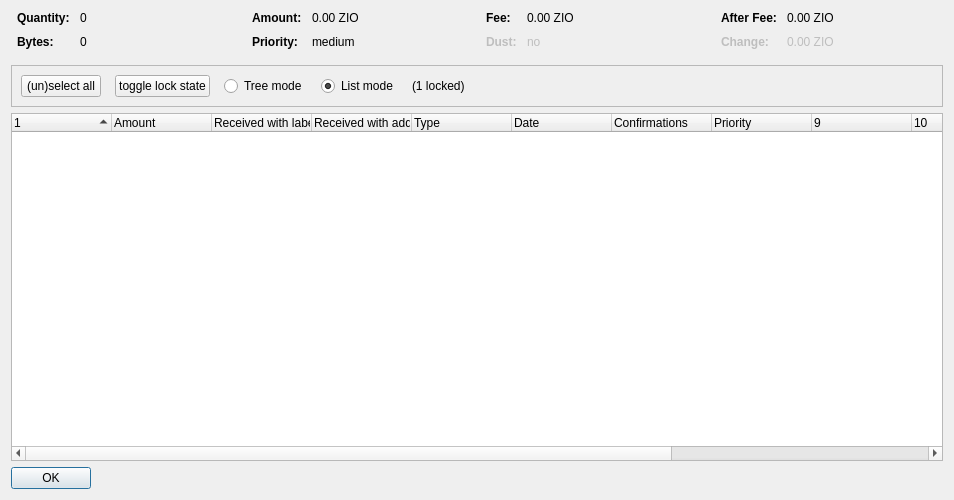
<?xml version="1.0" encoding="UTF-8"?>
<ui version="4.0">
 <class>CoinControlDialog</class>
 <widget class="QDialog" name="CoinControlDialog">
  <property name="geometry">
   <rect>
    <x>0</x>
    <y>0</y>
    <width>954</width>
    <height>500</height>
   </rect>
  </property>
  <property name="windowTitle">
   <string>Coin Selection</string>
  </property>
  <layout class="QVBoxLayout" name="verticalLayout">
   <item>
    <layout class="QHBoxLayout" name="horizontalLayoutTop" stretch="0,0,0,0">
     <property name="topMargin">
      <number>0</number>
     </property>
     <property name="bottomMargin">
      <number>10</number>
     </property>
     <item>
      <layout class="QFormLayout" name="formLayoutCoinControl1">
       <property name="horizontalSpacing">
        <number>10</number>
       </property>
       <property name="verticalSpacing">
        <number>10</number>
       </property>
       <property name="leftMargin">
        <number>6</number>
       </property>
       <property name="rightMargin">
        <number>6</number>
       </property>
       <item row="0" column="0">
        <widget class="QLabel" name="labelCoinControlQuantityText">
         <property name="font">
          <font>
           <weight>75</weight>
           <bold>true</bold>
          </font>
         </property>
         <property name="text">
          <string>Quantity:</string>
         </property>
        </widget>
       </item>
       <item row="0" column="1">
        <widget class="QLabel" name="labelCoinControlQuantity">
         <property name="cursor">
          <cursorShape>IBeamCursor</cursorShape>
         </property>
         <property name="contextMenuPolicy">
          <enum>Qt::ActionsContextMenu</enum>
         </property>
         <property name="text">
          <string notr="true">0</string>
         </property>
         <property name="textInteractionFlags">
          <set>Qt::LinksAccessibleByMouse|Qt::TextSelectableByKeyboard|Qt::TextSelectableByMouse</set>
         </property>
        </widget>
       </item>
       <item row="1" column="0">
        <widget class="QLabel" name="labelCoinControlBytesText">
         <property name="font">
          <font>
           <weight>75</weight>
           <bold>true</bold>
          </font>
         </property>
         <property name="text">
          <string>Bytes:</string>
         </property>
        </widget>
       </item>
       <item row="1" column="1">
        <widget class="QLabel" name="labelCoinControlBytes">
         <property name="cursor">
          <cursorShape>IBeamCursor</cursorShape>
         </property>
         <property name="contextMenuPolicy">
          <enum>Qt::ActionsContextMenu</enum>
         </property>
         <property name="text">
          <string notr="true">0</string>
         </property>
         <property name="textInteractionFlags">
          <set>Qt::LinksAccessibleByMouse|Qt::TextSelectableByKeyboard|Qt::TextSelectableByMouse</set>
         </property>
        </widget>
       </item>
      </layout>
     </item>
     <item>
      <layout class="QFormLayout" name="formLayoutCoinControl2">
       <property name="horizontalSpacing">
        <number>10</number>
       </property>
       <property name="verticalSpacing">
        <number>10</number>
       </property>
       <property name="leftMargin">
        <number>6</number>
       </property>
       <property name="rightMargin">
        <number>6</number>
       </property>
       <item row="0" column="0">
        <widget class="QLabel" name="labelCoinControlAmountText">
         <property name="font">
          <font>
           <weight>75</weight>
           <bold>true</bold>
          </font>
         </property>
         <property name="text">
          <string>Amount:</string>
         </property>
        </widget>
       </item>
       <item row="0" column="1">
        <widget class="QLabel" name="labelCoinControlAmount">
         <property name="cursor">
          <cursorShape>IBeamCursor</cursorShape>
         </property>
         <property name="contextMenuPolicy">
          <enum>Qt::ActionsContextMenu</enum>
         </property>
         <property name="text">
          <string notr="true">0.00 ZIO</string>
         </property>
         <property name="textInteractionFlags">
          <set>Qt::LinksAccessibleByMouse|Qt::TextSelectableByKeyboard|Qt::TextSelectableByMouse</set>
         </property>
        </widget>
       </item>
       <item row="1" column="0">
        <widget class="QLabel" name="labelCoinControlPriorityText">
         <property name="font">
          <font>
           <weight>75</weight>
           <bold>true</bold>
          </font>
         </property>
         <property name="text">
          <string>Priority:</string>
         </property>
        </widget>
       </item>
       <item row="1" column="1">
        <widget class="QLabel" name="labelCoinControlPriority">
         <property name="cursor">
          <cursorShape>IBeamCursor</cursorShape>
         </property>
         <property name="contextMenuPolicy">
          <enum>Qt::ActionsContextMenu</enum>
         </property>
         <property name="text">
          <string>medium</string>
         </property>
         <property name="textInteractionFlags">
          <set>Qt::LinksAccessibleByMouse|Qt::TextSelectableByKeyboard|Qt::TextSelectableByMouse</set>
         </property>
        </widget>
       </item>
      </layout>
     </item>
     <item>
      <layout class="QFormLayout" name="formLayoutCoinControl3">
       <property name="horizontalSpacing">
        <number>10</number>
       </property>
       <property name="verticalSpacing">
        <number>10</number>
       </property>
       <property name="leftMargin">
        <number>6</number>
       </property>
       <property name="rightMargin">
        <number>6</number>
       </property>
       <item row="0" column="0">
        <widget class="QLabel" name="labelCoinControlFeeText">
         <property name="font">
          <font>
           <weight>75</weight>
           <bold>true</bold>
          </font>
         </property>
         <property name="text">
          <string>Fee:</string>
         </property>
        </widget>
       </item>
       <item row="0" column="1">
        <widget class="QLabel" name="labelCoinControlFee">
         <property name="cursor">
          <cursorShape>IBeamCursor</cursorShape>
         </property>
         <property name="contextMenuPolicy">
          <enum>Qt::ActionsContextMenu</enum>
         </property>
         <property name="text">
          <string notr="true">0.00 ZIO</string>
         </property>
         <property name="textInteractionFlags">
          <set>Qt::LinksAccessibleByMouse|Qt::TextSelectableByKeyboard|Qt::TextSelectableByMouse</set>
         </property>
        </widget>
       </item>
       <item row="1" column="0">
        <widget class="QLabel" name="labelCoinControlLowOutputText">
         <property name="enabled">
          <bool>false</bool>
         </property>
         <property name="font">
          <font>
           <weight>75</weight>
           <bold>true</bold>
          </font>
         </property>
         <property name="text">
          <string>Dust:</string>
         </property>
        </widget>
       </item>
       <item row="1" column="1">
        <widget class="QLabel" name="labelCoinControlLowOutput">
         <property name="enabled">
          <bool>false</bool>
         </property>
         <property name="cursor">
          <cursorShape>IBeamCursor</cursorShape>
         </property>
         <property name="contextMenuPolicy">
          <enum>Qt::ActionsContextMenu</enum>
         </property>
         <property name="text">
          <string>no</string>
         </property>
         <property name="textInteractionFlags">
          <set>Qt::LinksAccessibleByMouse|Qt::TextSelectableByKeyboard|Qt::TextSelectableByMouse</set>
         </property>
        </widget>
       </item>
      </layout>
     </item>
     <item>
      <layout class="QFormLayout" name="formLayoutCoinControl4">
       <property name="horizontalSpacing">
        <number>10</number>
       </property>
       <property name="verticalSpacing">
        <number>10</number>
       </property>
       <property name="leftMargin">
        <number>6</number>
       </property>
       <property name="rightMargin">
        <number>6</number>
       </property>
       <item row="0" column="0">
        <widget class="QLabel" name="labelCoinControlAfterFeeText">
         <property name="font">
          <font>
           <weight>75</weight>
           <bold>true</bold>
          </font>
         </property>
         <property name="text">
          <string>After Fee:</string>
         </property>
        </widget>
       </item>
       <item row="0" column="1">
        <widget class="QLabel" name="labelCoinControlAfterFee">
         <property name="cursor">
          <cursorShape>IBeamCursor</cursorShape>
         </property>
         <property name="contextMenuPolicy">
          <enum>Qt::ActionsContextMenu</enum>
         </property>
         <property name="text">
          <string notr="true">0.00 ZIO</string>
         </property>
         <property name="textInteractionFlags">
          <set>Qt::LinksAccessibleByMouse|Qt::TextSelectableByKeyboard|Qt::TextSelectableByMouse</set>
         </property>
        </widget>
       </item>
       <item row="1" column="0">
        <widget class="QLabel" name="labelCoinControlChangeText">
         <property name="enabled">
          <bool>false</bool>
         </property>
         <property name="font">
          <font>
           <weight>75</weight>
           <bold>true</bold>
          </font>
         </property>
         <property name="text">
          <string>Change:</string>
         </property>
        </widget>
       </item>
       <item row="1" column="1">
        <widget class="QLabel" name="labelCoinControlChange">
         <property name="enabled">
          <bool>false</bool>
         </property>
         <property name="cursor">
          <cursorShape>IBeamCursor</cursorShape>
         </property>
         <property name="contextMenuPolicy">
          <enum>Qt::ActionsContextMenu</enum>
         </property>
         <property name="text">
          <string notr="true">0.00 ZIO</string>
         </property>
         <property name="textInteractionFlags">
          <set>Qt::LinksAccessibleByMouse|Qt::TextSelectableByKeyboard|Qt::TextSelectableByMouse</set>
         </property>
        </widget>
       </item>
      </layout>
     </item>
    </layout>
   </item>
   <item>
    <widget class="QFrame" name="frame">
     <property name="minimumSize">
      <size>
       <width>0</width>
       <height>40</height>
      </size>
     </property>
     <property name="frameShape">
      <enum>QFrame::StyledPanel</enum>
     </property>
     <property name="frameShadow">
      <enum>QFrame::Sunken</enum>
     </property>
     <layout class="QHBoxLayout" name="horizontalLayout">
      <item>
       <layout class="QHBoxLayout" name="horizontalLayoutPanel" stretch="0,0,0,0,0,0">
        <property name="spacing">
         <number>14</number>
        </property>
        <item>
         <widget class="QPushButton" name="pushButtonSelectAll">
          <property name="sizePolicy">
           <sizepolicy hsizetype="Maximum" vsizetype="Fixed">
            <horstretch>0</horstretch>
            <verstretch>0</verstretch>
           </sizepolicy>
          </property>
          <property name="text">
           <string>(un)select all</string>
          </property>
          <property name="autoDefault">
           <bool>false</bool>
          </property>
         </widget>
        </item>
        <item>
         <widget class="QPushButton" name="pushButtonToggleLock">
          <property name="sizePolicy">
           <sizepolicy hsizetype="Maximum" vsizetype="Fixed">
            <horstretch>0</horstretch>
            <verstretch>0</verstretch>
           </sizepolicy>
          </property>
          <property name="text">
           <string>toggle lock state</string>
          </property>
          <property name="autoDefault">
           <bool>false</bool>
          </property>
         </widget>
        </item>
        <item>
         <widget class="QRadioButton" name="radioTreeMode">
          <property name="sizePolicy">
           <sizepolicy hsizetype="Maximum" vsizetype="Fixed">
            <horstretch>0</horstretch>
            <verstretch>0</verstretch>
           </sizepolicy>
          </property>
          <property name="text">
           <string>Tree mode</string>
          </property>
         </widget>
        </item>
        <item>
         <widget class="QRadioButton" name="radioListMode">
          <property name="sizePolicy">
           <sizepolicy hsizetype="Maximum" vsizetype="Fixed">
            <horstretch>0</horstretch>
            <verstretch>0</verstretch>
           </sizepolicy>
          </property>
          <property name="text">
           <string>List mode</string>
          </property>
          <property name="checked">
           <bool>true</bool>
          </property>
         </widget>
        </item>
        <item>
         <widget class="QLabel" name="labelLocked">
          <property name="text">
           <string>(1 locked)</string>
          </property>
         </widget>
        </item>
        <item>
         <spacer name="horizontalSpacer">
          <property name="orientation">
           <enum>Qt::Horizontal</enum>
          </property>
          <property name="sizeHint" stdset="0">
           <size>
            <width>40</width>
            <height>20</height>
           </size>
          </property>
         </spacer>
        </item>
       </layout>
      </item>
     </layout>
    </widget>
   </item>
   <item>
    <widget class="CoinControlTreeWidget" name="treeWidget">
     <property name="contextMenuPolicy">
      <enum>Qt::CustomContextMenu</enum>
     </property>
     <property name="sortingEnabled">
      <bool>false</bool>
     </property>
     <property name="columnCount">
      <number>13</number>
     </property>
     <attribute name="headerShowSortIndicator" stdset="0">
      <bool>true</bool>
     </attribute>
     <attribute name="headerStretchLastSection">
      <bool>false</bool>
     </attribute>
     <column>
      <property name="text">
       <string/>
      </property>
     </column>
     <column>
      <property name="text">
       <string>Amount</string>
      </property>
     </column>
     <column>
      <property name="text">
       <string>Received with label</string>
      </property>
     </column>
     <column>
      <property name="text">
       <string>Received with address</string>
      </property>
     </column>
     <column>
      <property name="text">
       <string>Type</string>
      </property>
     </column>
     <column>
      <property name="text">
       <string>Date</string>
      </property>
     </column>
     <column>
      <property name="text">
       <string>Confirmations</string>
      </property>
      <property name="toolTip">
       <string>Confirmed</string>
      </property>
     </column>
     <column>
      <property name="text">
       <string>Priority</string>
      </property>
     </column>
     <column>
      <property name="text">
       <string/>
      </property>
     </column>
     <column>
      <property name="text">
       <string/>
      </property>
     </column>
     <column>
      <property name="text">
       <string/>
      </property>
     </column>
     <column>
      <property name="text">
       <string/>
      </property>
     </column>
     <column>
      <property name="text">
       <string/>
      </property>
     </column>
    </widget>
   </item>
   <item>
    <widget class="QDialogButtonBox" name="buttonBox">
     <property name="sizePolicy">
      <sizepolicy hsizetype="Maximum" vsizetype="Fixed">
       <horstretch>0</horstretch>
       <verstretch>0</verstretch>
      </sizepolicy>
     </property>
     <property name="orientation">
      <enum>Qt::Horizontal</enum>
     </property>
     <property name="standardButtons">
      <set>QDialogButtonBox::Ok</set>
     </property>
    </widget>
   </item>
  </layout>
 </widget>
 <customwidgets>
  <customwidget>
   <class>CoinControlTreeWidget</class>
   <extends>QTreeWidget</extends>
   <header>coincontroltreewidget.h</header>
  </customwidget>
 </customwidgets>
 <resources/>
 <connections/>
</ui>
